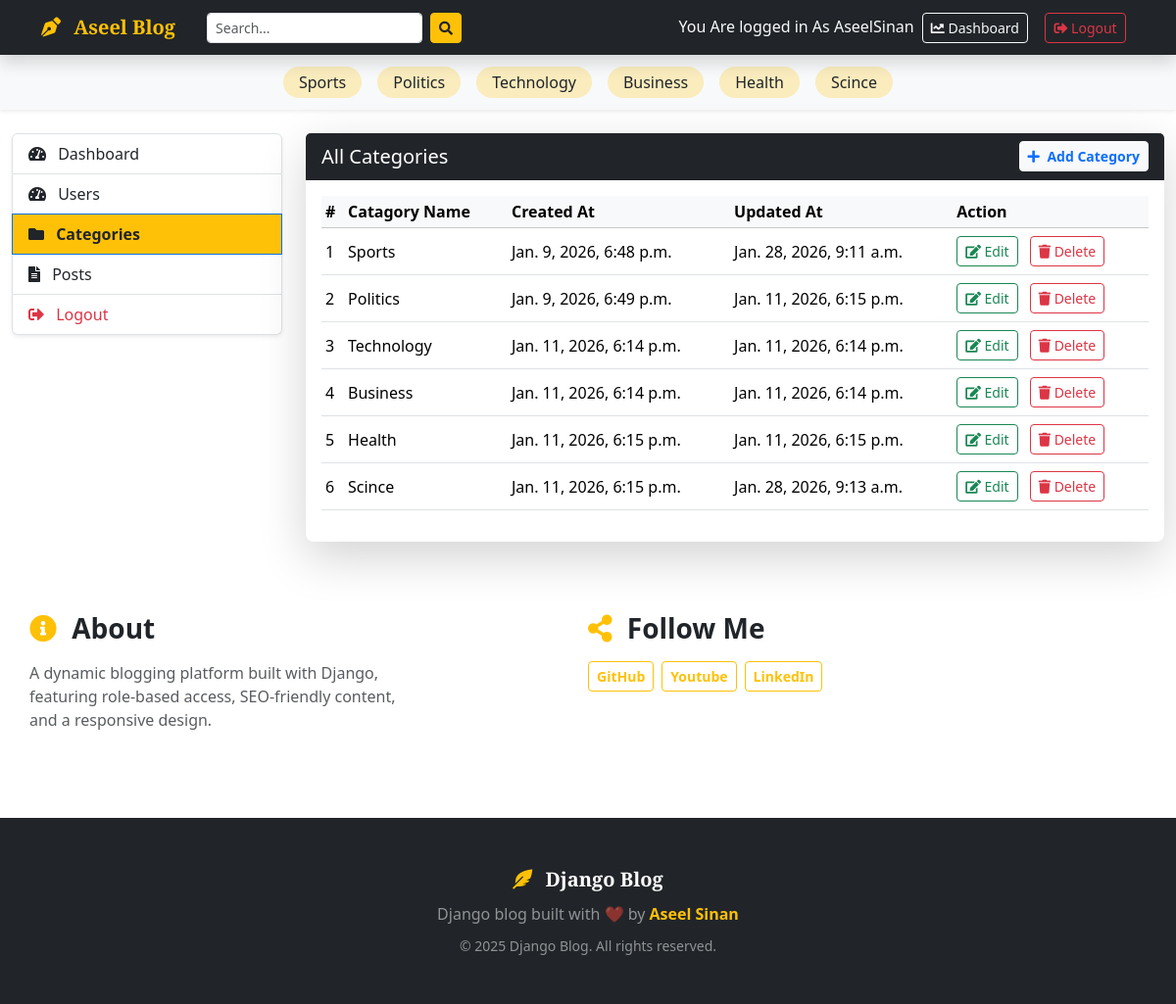
/dashboard/catagories/ (signed in), run on the app's committed database.
### Blogs/models.py (models this page shows, shortened)
class Catagory(models.Model):
    catagory_name=models.CharField(max_length=50,unique=True)
    created_at =models.DateTimeField(auto_now_add=True)
    updated_at =models.DateTimeField(auto_now=True)
    class Meta:
        verbose_name_plural='catagories'

class About(models.Model):
    about_heading=models.CharField( max_length=25)
    about_description =models.TextField(max_length=255)
    created_at =models.DateTimeField(auto_now_add=True)
    updated_at =models.DateTimeField(auto_now=True)
    class Meta:
        verbose_name_plural='About'

class SocialMediaLinks(models.Model):
    platform=models.CharField( max_length=26)
    link=models.URLField(max_length=100)
    created_at =models.DateTimeField(auto_now_add=True)
    updated_at =models.DateTimeField(auto_now=True)

### Dashboards/views.py (the view)
# urls.py: path('catagories/',views.catagories,name='dashboard_categories'),
def catagories(request):
    return render(request,'Dashboard/catagories.html')

### Blogs/context_processors.py (called while the page is built)
def get_catagories(request):
    catagories=models.Catagory.objects.all()
    return dict(catagories=catagories)

def socialMedia(request):
    socialMedia=models.SocialMediaLinks.objects.all()
    return dict(socialMedia=socialMedia)

def aboutUs(request):
    try:
        about=models.About.objects.get()
    except:
        about=None
    return dict(about=about)

### BlogApp/templates/Dashboard/catagories.html (shortened to what this page needs)
{% extends 'base.html' %} {% block content %}
<div class="container-fluid" style="max-width: 1200px;margin: auto;">
  <div class="row">
    {%include 'Dashboard/sidebar.html'%}
   <div class="col-12 col-md-9">
      <div class="card shadow-lg border-0 rounded-3">
        <div class="card-header bg-dark text-white d-flex justify-content-between align-items-center flex-wrap">
          <h5 class="mb-0">All Categories</h5>
          <a href="{% url 'add_catagory' %}" class="btn btn-sm btn-light text-primary fw-bold mt-2 mt-md-0">
            <i class="fas fa-plus me-1"></i> Add Category
          </a>
        </div>
        <div class="card-body">
          <div class="table-responsive">
            <table class="table table-hover table-sm align-middle">
              <thead class="table-light">
                <tr>
                  <th >#</th>
                  <th >Catagory Name</th>
                  <th >Created At</th>
                  <th >Updated At </th>
                  <th >Action</th>
                </tr>
              </thead>
              <tbody>
                {%for catagory in catagories%}
                <tr>
                  <td>{{forloop.counter}}</td>
                  <td>{{catagory.catagory_name}}</td>
                  <td>{{catagory.created_at}}</td>
                  <td>{{catagory.updated_at}}</td>
                  <td>
                    <a href="{% url 'edit_catagory' catagory.id %}" class="btn btn-sm btn-outline-success me-2 my-1">
                      <i class="fas fa-edit"></i> Edit
                    </a>
                    <a href ="{%url 'delete_catagory' catagory.id%}"class="btn btn-sm btn-outline-danger">
                      <i class="fas fa-trash"></i> Delete
                    </a>
                  </td>
                </tr>
               {% endfor %}
              </tbody>
            </table>
          </div>
        </div>
      </div>
    </div>
  </div>
</div>
{% endblock %}

### BlogApp/templates/base.html (shortened to what this page needs)
{% load static %}
<!doctype html>
<html lang="en">
  <head>
    <link
      href="https://cdn.jsdelivr.net/npm/bootstrap@5.3.2/dist/css/bootstrap.min.css"
      rel="stylesheet"
    />
    <link
      rel="stylesheet"
      href="https://cdnjs.cloudflare.com/ajax/libs/font-awesome/5.15.4/css/all.min.css"
    />
  </head>
  <body>
    <nav
      class="navbar navbar-expand-lg navbar-dark bg-dark sticky-top shadow main-navbar"
    >
      <div class="container">
        <a class="navbar-brand fw-bold text-warning" href="/">
          <i class="fas fa-pen-nib me-2"></i>
          <span style="font-family: &quot;Playfair Display&quot;, serif"
            >Aseel Blog</span
          >
        </a>
        <div class="collapse navbar-collapse" id="mainNavbar">
          <form
            class="d-flex mx-lg-3 my-2 my-lg-0"
            method="get"
            action="{% url 'search' %}"
          >
            <input
              class="form-control form-control-sm me-2"
              type="search"
              name="keyword"
              placeholder="Search..."
              aria-label="Search"
            />
            <button class="btn btn-warning btn-sm text-dark" type="submit">
              <i class="fas fa-search"></i>
            </button>
          </form>
          <div class="ms-auto">
            {%if not user.is_authenticated%}
            <a
              class="btn btn-outline-warning btn-sm mx-1"
              href="{%url 'login'%}"
            >
              <i class="fas fa-sign-in-alt me-1"></i> Login
            </a>
            <a
              class="btn btn-outline-light btn-sm mx-1"
              href="{%url 'register' %}"
            >
              <i class="fas fa-user-plus me-1"></i> Register
            </a>
            {% else %}
            <span class="text-light">You Are logged in As {{user}} </span>
             <a
              class="btn btn-outline-light btn-sm mx-1"
              href="{%url 'dashboard' %}"
            >
              <i class="fas fa-chart-line"></i> Dashboard </a
            >&emsp13;
            <a
              class="btn btn-outline-danger btn-sm mx-1"
              href="{%url 'logout' %}"
            >
              <i class="fas fa-sign-out-alt"></i> Logout </a
            >&emsp13;
            {%endif%}
          </div>
        </div>
      </div>
    </nav>
    <div class="category-bar shadow-sm bg-light py-2">
      <div class="container">
        <div class="cat-scroll d-flex justify-content-center flex-wrap">
          {% for catagory in catagories %}
          <a
            href="{% url 'posts_by_catagory' catagory.id %}"
            class="my-1 mx-2 px-3 py-1 text-dark text-decoration-none rounded-pill bg-warning bg-opacity-25"
            style="transition: all 0.3s ease"
          >
            {{ catagory.catagory_name }}
          </a>
          {% endfor %}
        </div>
      </div>
    </div>
    <main class="py-4">{% block content %}{% endblock %}</main>
    <div class="container py-5">
      <div class="row gy-4">
        <div class="card-body col-12 col-md-6" >
          <h3 class="fw-bold mb-3">
            <i class="fas fa-info-circle text-warning me-2"></i>
            {{about.about_heading}}
          </h3>
          <p class="text-muted" style='max-width:400px;'>{{ about.about_description }}</p>
        </div>
        <div class="card-body  col-12 col-md-6">
          <h3 class="fw-bold mb-3">
            <i class="fas fa-share-alt text-warning me-2"></i> Follow Me
          </h3>
          <div class="d-flex flex-wrap gap-2">
            {% for account in socialMedia %}
            <a
              href="{{ account.link }}"
              class="btn btn-outline-warning btn-sm fw-bold"
            >
              {{ account.platform }}
            </a>
            {% endfor %}
          </div>
        </div>
      </div>
    </div>
    <footer class="site-footer bg-dark text-white py-5 mt-4">
      <div class="container text-center">
        <div
          class="mb-2 fw-bold"
          style="
            font-family: &quot;Playfair Display&quot;, serif;
            font-size: 1.25rem;
          "
        >
          <i class="fas fa-feather-alt text-warning me-2"></i> Django Blog
        </div>
        <p class="mb-2 text-white-50">
          Django blog built with ❤️ by
          <a href="https://github.com/aseelsinan" class="text-warning fw-bold text-decoration-none"
            >Aseel Sinan</a
          >
        </p>
        <small class="text-white-50"
          >© 2025 Django Blog. All rights reserved.</small
        >
      </div>
    </footer>
  </body>
</html>

### data on the page
Catagory: catagory_name "Sports", created_at "Jan. 9, 2026, 6:48 p.m.", updated_at "Jan. 28, 2026, 9:11 a.m."
Catagory: catagory_name "Politics", created_at "Jan. 9, 2026, 6:49 p.m.", updated_at "Jan. 11, 2026, 6:15 p.m."
Catagory: catagory_name "Technology", created_at "Jan. 11, 2026, 6:14 p.m.", updated_at "Jan. 11, 2026, 6:14 p.m."
Catagory: catagory_name "Business", created_at "Jan. 11, 2026, 6:14 p.m.", updated_at "Jan. 11, 2026, 6:14 p.m."
Catagory: catagory_name "Health", created_at "Jan. 11, 2026, 6:15 p.m.", updated_at "Jan. 11, 2026, 6:15 p.m."
Catagory: catagory_name "Scince", created_at "Jan. 11, 2026, 6:15 p.m.", updated_at "Jan. 28, 2026, 9:13 a.m."
About: about_heading "About", about_description "A dynamic blogging platform built with Django, featuring role-based access, SEO-friendly content, and a responsive design."
SocialMediaLinks: platform "GitHub"
SocialMediaLinks: platform "Youtube"
SocialMediaLinks: platform "LinkedIn"

### other printed values
{{ user }} "AseelSinan"
